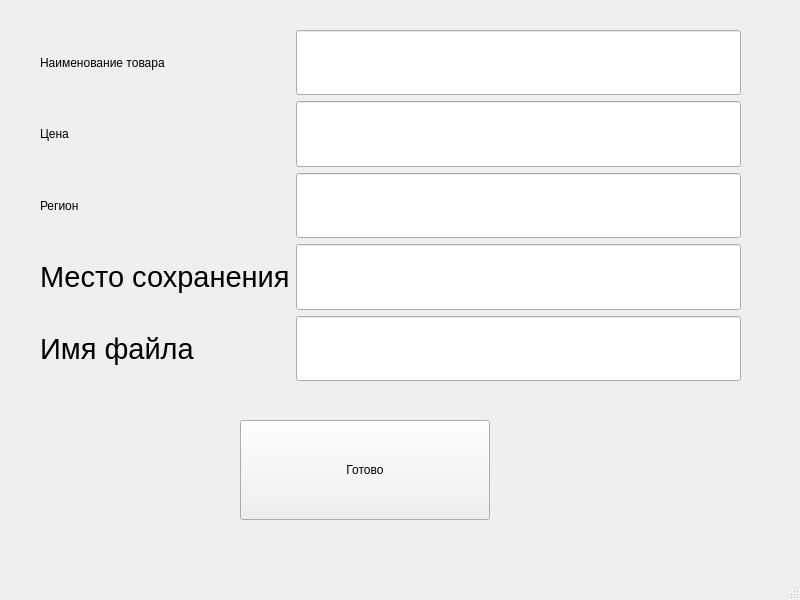
<?xml version="1.0" encoding="UTF-8"?>
<ui version="4.0">
 <class>MainWindow</class>
 <widget class="QMainWindow" name="MainWindow">
  <property name="geometry">
   <rect>
    <x>0</x>
    <y>0</y>
    <width>800</width>
    <height>600</height>
   </rect>
  </property>
  <property name="windowTitle">
   <string>MainWindow</string>
  </property>
  <widget class="QWidget" name="centralwidget">
   <widget class="QPushButton" name="pushButton">
    <property name="geometry">
     <rect>
      <x>240</x>
      <y>420</y>
      <width>250</width>
      <height>100</height>
     </rect>
    </property>
    <property name="text">
     <string>Готово</string>
    </property>
   </widget>
   <widget class="QWidget" name="horizontalLayoutWidget">
    <property name="geometry">
     <rect>
      <x>40</x>
      <y>30</y>
      <width>701</width>
      <height>351</height>
     </rect>
    </property>
    <layout class="QHBoxLayout" name="horizontalLayout">
     <item>
      <layout class="QVBoxLayout" name="verticalLayout_2">
       <item>
        <widget class="QLabel" name="label">
         <property name="toolTip">
          <string>&lt;html&gt;&lt;head/&gt;&lt;body&gt;&lt;p align=&quot;center&quot;&gt;&lt;span style=&quot; font-size:22pt;&quot;&gt;Логин&lt;/span&gt;&lt;/p&gt;&lt;/body&gt;&lt;/html&gt;</string>
         </property>
         <property name="whatsThis">
          <string>&lt;html&gt;&lt;head/&gt;&lt;body&gt;&lt;p&gt;Логин&lt;/p&gt;&lt;/body&gt;&lt;/html&gt;</string>
         </property>
         <property name="styleSheet">
          <string notr="true">font: 22pt &quot;Arial&quot;;</string>
         </property>
         <property name="text">
          <string>Наименование товара</string>
         </property>
         <property name="textFormat">
          <enum>Qt::AutoText</enum>
         </property>
        </widget>
       </item>
       <item>
        <widget class="QLabel" name="label_2">
         <property name="toolTip">
          <string>&lt;html&gt;&lt;head/&gt;&lt;body&gt;&lt;p align=&quot;center&quot;&gt;&lt;span style=&quot; font-size:22pt;&quot;&gt;Логин&lt;/span&gt;&lt;/p&gt;&lt;/body&gt;&lt;/html&gt;</string>
         </property>
         <property name="whatsThis">
          <string>&lt;html&gt;&lt;head/&gt;&lt;body&gt;&lt;p&gt;Логин&lt;/p&gt;&lt;/body&gt;&lt;/html&gt;</string>
         </property>
         <property name="styleSheet">
          <string notr="true">font: 22pt &quot;Arial&quot;;</string>
         </property>
         <property name="text">
          <string>Цена</string>
         </property>
         <property name="textFormat">
          <enum>Qt::AutoText</enum>
         </property>
        </widget>
       </item>
       <item>
        <widget class="QLabel" name="label_3">
         <property name="toolTip">
          <string>&lt;html&gt;&lt;head/&gt;&lt;body&gt;&lt;p align=&quot;center&quot;&gt;&lt;span style=&quot; font-size:22pt;&quot;&gt;Логин&lt;/span&gt;&lt;/p&gt;&lt;/body&gt;&lt;/html&gt;</string>
         </property>
         <property name="whatsThis">
          <string>&lt;html&gt;&lt;head/&gt;&lt;body&gt;&lt;p&gt;Логин&lt;/p&gt;&lt;/body&gt;&lt;/html&gt;</string>
         </property>
         <property name="styleSheet">
          <string notr="true">font: 22pt &quot;Arial&quot;;</string>
         </property>
         <property name="text">
          <string>Регион</string>
         </property>
         <property name="textFormat">
          <enum>Qt::AutoText</enum>
         </property>
        </widget>
       </item>
       <item>
        <widget class="QLabel" name="label_4">
         <property name="font">
          <font>
           <family>Arial</family>
           <pointsize>22</pointsize>
           <weight>50</weight>
           <italic>false</italic>
           <bold>false</bold>
          </font>
         </property>
         <property name="toolTip">
          <string>&lt;html&gt;&lt;head/&gt;&lt;body&gt;&lt;p align=&quot;center&quot;&gt;&lt;span style=&quot; font-size:22pt;&quot;&gt;Логин&lt;/span&gt;&lt;/p&gt;&lt;/body&gt;&lt;/html&gt;</string>
         </property>
         <property name="whatsThis">
          <string>&lt;html&gt;&lt;head/&gt;&lt;body&gt;&lt;p&gt;Логин&lt;/p&gt;&lt;/body&gt;&lt;/html&gt;</string>
         </property>
         <property name="styleSheet">
          <string notr="true">font: 22pt &quot;Arial&quot;;</string>
         </property>
         <property name="text">
          <string>Место сохранения</string>
         </property>
         <property name="textFormat">
          <enum>Qt::AutoText</enum>
         </property>
        </widget>
       </item>
       <item>
        <widget class="QLabel" name="label_5">
         <property name="font">
          <font>
           <family>Arial</family>
           <pointsize>22</pointsize>
           <weight>50</weight>
           <italic>false</italic>
           <bold>false</bold>
          </font>
         </property>
         <property name="toolTip">
          <string>&lt;html&gt;&lt;head/&gt;&lt;body&gt;&lt;p align=&quot;center&quot;&gt;&lt;span style=&quot; font-size:22pt;&quot;&gt;Логин&lt;/span&gt;&lt;/p&gt;&lt;/body&gt;&lt;/html&gt;</string>
         </property>
         <property name="whatsThis">
          <string>&lt;html&gt;&lt;head/&gt;&lt;body&gt;&lt;p&gt;Логин&lt;/p&gt;&lt;/body&gt;&lt;/html&gt;</string>
         </property>
         <property name="styleSheet">
          <string notr="true">font: 22pt &quot;Arial&quot;;</string>
         </property>
         <property name="text">
          <string>Имя файла</string>
         </property>
         <property name="textFormat">
          <enum>Qt::AutoText</enum>
         </property>
        </widget>
       </item>
      </layout>
     </item>
     <item>
      <layout class="QVBoxLayout" name="verticalLayout">
       <item>
        <widget class="QLineEdit" name="name">
         <property name="sizePolicy">
          <sizepolicy hsizetype="Expanding" vsizetype="Preferred">
           <horstretch>0</horstretch>
           <verstretch>0</verstretch>
          </sizepolicy>
         </property>
         <property name="font">
          <font>
           <family>MS Shell Dlg 2</family>
           <pointsize>18</pointsize>
           <weight>50</weight>
           <italic>false</italic>
           <bold>false</bold>
          </font>
         </property>
         <property name="styleSheet">
          <string notr="true">font: 18pt &quot;MS Shell Dlg 2&quot;;
border: 1px solid png(0,0,0)</string>
         </property>
         <property name="text">
          <string/>
         </property>
        </widget>
       </item>
       <item>
        <widget class="QLineEdit" name="price">
         <property name="sizePolicy">
          <sizepolicy hsizetype="Expanding" vsizetype="Preferred">
           <horstretch>0</horstretch>
           <verstretch>0</verstretch>
          </sizepolicy>
         </property>
         <property name="font">
          <font>
           <family>MS Shell Dlg 2</family>
           <pointsize>18</pointsize>
           <weight>50</weight>
           <italic>false</italic>
           <bold>false</bold>
          </font>
         </property>
         <property name="styleSheet">
          <string notr="true">font: 18pt &quot;MS Shell Dlg 2&quot;;
border: 1px solid png(0,0,0)</string>
         </property>
         <property name="text">
          <string/>
         </property>
        </widget>
       </item>
       <item>
        <widget class="QLineEdit" name="geo">
         <property name="sizePolicy">
          <sizepolicy hsizetype="Expanding" vsizetype="Preferred">
           <horstretch>0</horstretch>
           <verstretch>0</verstretch>
          </sizepolicy>
         </property>
         <property name="font">
          <font>
           <family>MS Shell Dlg 2</family>
           <pointsize>18</pointsize>
           <weight>50</weight>
           <italic>false</italic>
           <bold>false</bold>
          </font>
         </property>
         <property name="styleSheet">
          <string notr="true">font: 18pt &quot;MS Shell Dlg 2&quot;;
border: 1px solid png(0,0,0)</string>
         </property>
         <property name="text">
          <string/>
         </property>
        </widget>
       </item>
       <item>
        <widget class="QLineEdit" name="brows">
         <property name="sizePolicy">
          <sizepolicy hsizetype="Expanding" vsizetype="Preferred">
           <horstretch>0</horstretch>
           <verstretch>0</verstretch>
          </sizepolicy>
         </property>
         <property name="font">
          <font>
           <family>MS Shell Dlg 2</family>
           <pointsize>18</pointsize>
           <weight>50</weight>
           <italic>false</italic>
           <bold>false</bold>
          </font>
         </property>
         <property name="styleSheet">
          <string notr="true">font: 18pt &quot;MS Shell Dlg 2&quot;;
border: 1px solid png(0,0,0)</string>
         </property>
         <property name="text">
          <string/>
         </property>
        </widget>
       </item>
       <item>
        <widget class="QLineEdit" name="name_file">
         <property name="sizePolicy">
          <sizepolicy hsizetype="Expanding" vsizetype="Preferred">
           <horstretch>0</horstretch>
           <verstretch>0</verstretch>
          </sizepolicy>
         </property>
         <property name="font">
          <font>
           <family>MS Shell Dlg 2</family>
           <pointsize>18</pointsize>
           <weight>50</weight>
           <italic>false</italic>
           <bold>false</bold>
          </font>
         </property>
         <property name="styleSheet">
          <string notr="true">font: 18pt &quot;MS Shell Dlg 2&quot;;
border: 1px solid png(0,0,0)</string>
         </property>
         <property name="text">
          <string/>
         </property>
        </widget>
       </item>
      </layout>
     </item>
    </layout>
   </widget>
  </widget>
  <widget class="QMenuBar" name="menubar">
   <property name="geometry">
    <rect>
     <x>0</x>
     <y>0</y>
     <width>800</width>
     <height>21</height>
    </rect>
   </property>
  </widget>
  <widget class="QStatusBar" name="statusbar"/>
 </widget>
 <resources/>
 <connections/>
</ui>
